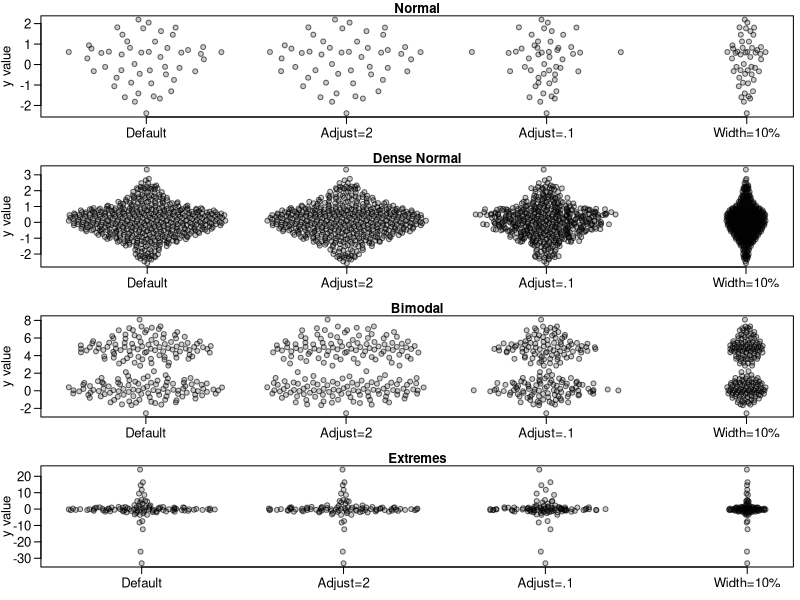
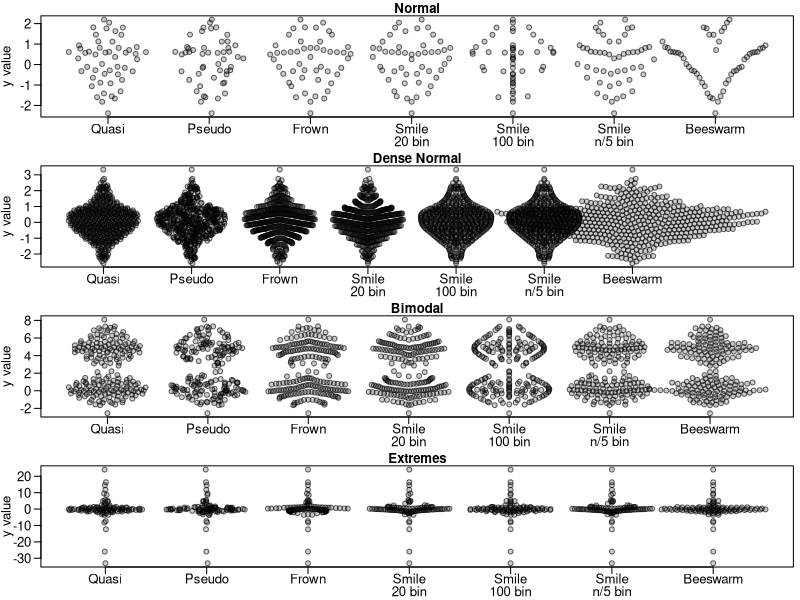

The R source for these figures, in order:
## ---- chunk 1
library(vipor)
# Generate data
set.seed(12345)
dat <- list(rnorm(50), rnorm(500), c(rnorm(100), rnorm(100,5)), rcauchy(100))
names(dat) <- c("Normal", "Dense Normal", "Bimodal", "Extremes")

# Violin points of several distributions
par(mfrow=c(4,1), mar=c(2.5,3.1, 1.2, 0.5),mgp=c(2.1,.75,0),
	cex.axis=1.2,cex.lab=1.2,cex.main=1.2)
sapply(names(dat),function(label) {
	y<-dat[[label]]
	offsets <- list(
		'Default'=offsetX(y),  # Default
		'Adjust=2'=offsetX(y, adjust=2),    # More smoothing
		'Adjust=.1'=offsetX(y, adjust=0.1),  # Tighter fit
		'Width=10%'=offsetX(y, width=0.1)    # Less wide
	)  
	ids <- rep(1:length(offsets), each=length(y))
	plot(unlist(offsets) + ids, rep(y, length(offsets)), ylab='y value',
		xlab='', xaxt='n', pch=21,col='#00000099',bg='#00000033',las=1,main=label)
	axis(1, 1:length(offsets), names(offsets))
})
## ---- chunk 2
library(beeswarm)
par(mfrow=c(4,1), mar=c(2.5,3.1, 1.2, 0.5),mgp=c(2.1,.75,0),
	cex.axis=1.2,cex.lab=1.2,cex.main=1.2)
sapply(names(dat),function(label) {
	y<-dat[[label]]
	offsets <- list(
		'Quasi'=offsetX(y),  # Default
		'Pseudo'=offsetX(y, method='pseudorandom',nbins=100),
		'Frown'=offsetX(y, method='frowney',nbins=20),
		'Smile\n20 bin'=offsetX(y, method='smiley',nbins=20),
		'Smile\n100 bin'=offsetX(y, method='smiley',nbins=100),
		'Smile\nn/5 bin'=offsetX(y, method='smiley',nbins=round(length(y)/5)),
		'Beeswarm'=swarmx(rep(0,length(y)),y)$x
	)
	ids <- rep(1:length(offsets), each=length(y))

	plot(unlist(offsets) + ids, rep(y, length(offsets)), ylab='y value',
		xlab='', xaxt='n', pch=21,col='#00000099',bg='#00000033',las=1,main=label)
	par(lheight=.8)
	axis(1, 1:length(offsets), names(offsets),padj=1,mgp=c(0,-.3,0),tcl=-.5)
})
